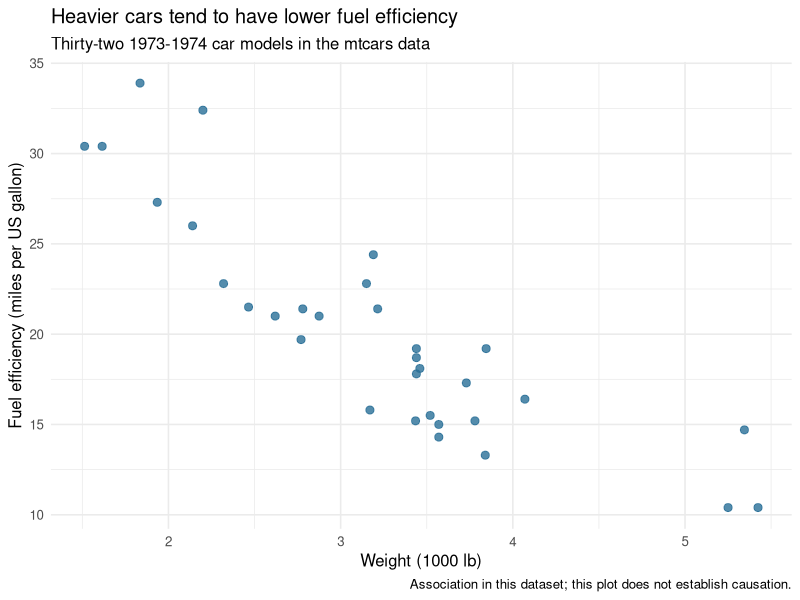
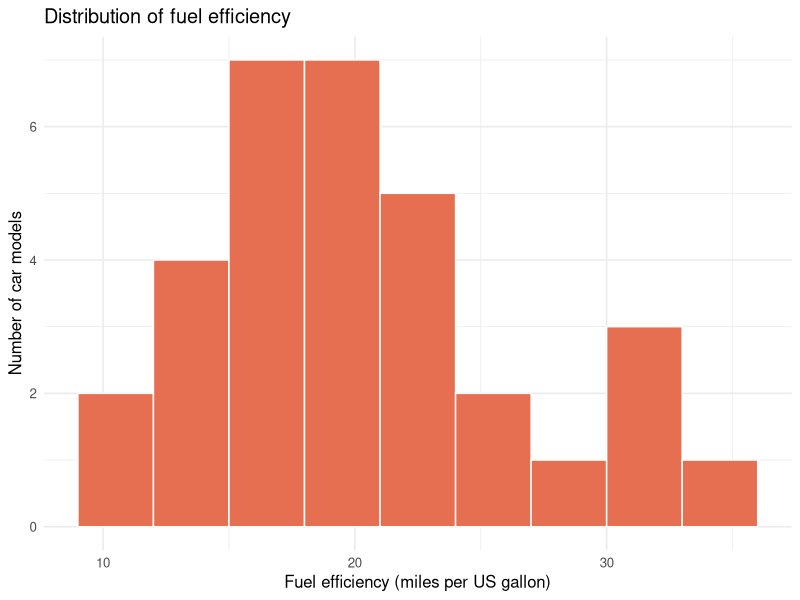

These figures' R source, in order:
# MATH 346 - possible worked solution
# Compare only after attempting the starter; other correct implementations are possible.

# MATH 346 - Week 6
# A ggplot2 workflow with data, label, and interpretation checks

library(ggplot2)

cars <- mtcars
cars$car <- rownames(mtcars)
rownames(cars) <- NULL

scatter_plot <- ggplot(cars, aes(x = wt, y = mpg)) +
  geom_point(size = 2.4, alpha = 0.8, color = "#2A6F97") +
  labs(
    title = "Heavier cars tend to have lower fuel efficiency",
    subtitle = "Thirty-two 1973-1974 car models in the mtcars data",
    x = "Weight (1000 lb)",
    y = "Fuel efficiency (miles per US gallon)",
    caption = "Association in this dataset; this plot does not establish causation."
  ) +
  theme_minimal(base_size = 12)

histogram_plot <- ggplot(cars, aes(x = mpg)) +
  geom_histogram(
    binwidth = 3,
    boundary = 0,
    color = "white",
    fill = "#E76F51"
  ) +
  labs(
    title = "Distribution of fuel efficiency",
    x = "Fuel efficiency (miles per US gallon)",
    y = "Number of car models"
  ) +
  theme_minimal(base_size = 12)

scatter_data <- ggplot_build(scatter_plot)$data[[1]]
histogram_data <- ggplot_build(histogram_plot)$data[[1]]

stopifnot(
  nrow(scatter_data) == nrow(cars),
  sum(scatter_data$x == cars$wt) == nrow(cars),
  sum(scatter_data$y == cars$mpg) == nrow(cars),
  identical(scatter_plot$labels$x, "Weight (1000 lb)"),
  identical(
    scatter_plot$labels$y,
    "Fuel efficiency (miles per US gallon)"
  ),
  sum(histogram_data$count) == nrow(cars)
)

print(scatter_plot)
print(histogram_plot)

cat("Scatterplot rows checked:", nrow(scatter_data), "\n")
cat("Histogram observations counted:", sum(histogram_data$count), "\n")
cat("All Week 6 ggplot checks passed.\n")
